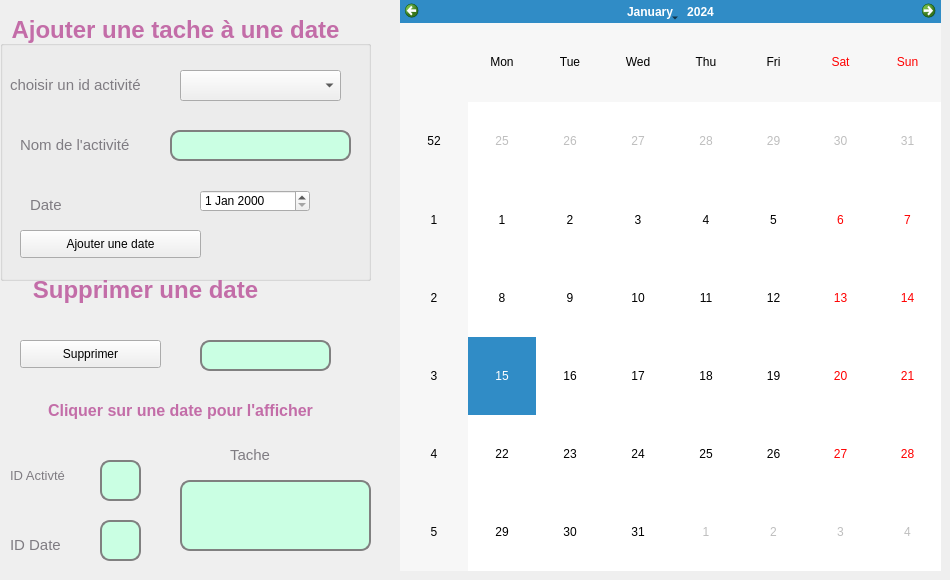
     <widget class="QWidget" name="page_3">
      <widget class="QCalendarWidget" name="calendarWidget">
       <property name="geometry">
        <rect>
         <x>400</x>
         <y>0</y>
         <width>541</width>
         <height>571</height>
        </rect>
       </property>
      </widget>
      <widget class="QGroupBox" name="groupBox_4">
       <property name="geometry">
        <rect>
         <x>0</x>
         <y>40</y>
         <width>371</width>
         <height>241</height>
        </rect>
       </property>
       <property name="title">
        <string/>
       </property>
       <widget class="QLabel" name="label_90">
        <property name="geometry">
         <rect>
          <x>10</x>
          <y>30</y>
          <width>181</width>
          <height>31</height>
         </rect>
        </property>
        <property name="styleSheet">
         <string notr="true">color:rgb(127, 124, 130);
font: 8pt &quot;Tahoma&quot;;
 font-family: Arial, sans-serif;</string>
        </property>
        <property name="text">
         <string>&lt;html&gt;&lt;head/&gt;&lt;body&gt;&lt;p&gt;&lt;span style=&quot; font-size:11pt;&quot;&gt;choisir un id activité&lt;/span&gt;&lt;/p&gt;&lt;/body&gt;&lt;/html&gt;</string>
        </property>
       </widget>
       <widget class="QLabel" name="label_94">
        <property name="geometry">
         <rect>
          <x>30</x>
          <y>150</y>
          <width>81</width>
          <height>31</height>
         </rect>
        </property>
        <property name="styleSheet">
         <string notr="true">color:rgb(127, 124, 130);
font: 8pt &quot;Tahoma&quot;;
 font-family: Arial, sans-serif;</string>
        </property>
        <property name="text">
         <string>&lt;html&gt;&lt;head/&gt;&lt;body&gt;&lt;p&gt;&lt;span style=&quot; font-size:11pt;&quot;&gt;Date&lt;/span&gt;&lt;/p&gt;&lt;/body&gt;&lt;/html&gt;</string>
        </property>
       </widget>
       <widget class="QComboBox" name="comboBoxcalander">
        <property name="geometry">
         <rect>
          <x>180</x>
          <y>30</y>
          <width>161</width>
          <height>31</height>
         </rect>
        </property>
        <property name="styleSheet">
         <string notr="true">background: #F0D9FF;
 border-radius: 10px; 

/*border: 1px solid rgb(50,50,50);
Écrire à Amine Mozrani
</string>
        </property>
       </widget>
       <widget class="QLineEdit" name="nom">
        <property name="geometry">
         <rect>
          <x>170</x>
          <y>90</y>
          <width>181</width>
          <height>31</height>
         </rect>
        </property>
        <property name="styleSheet">
         <string notr="true">QLineEdit{ 
                                        background-color:rgb(202, 255, 227);
                                        border: 2px solid gray;
                                        border-radius: 10px;
                                        padding: 0 8px;
                                        selection-background-color: darkgray;
                                        font-size: 16px;}
                                        QLineEdit:focus { 
                                        background-color:rgb(192, 192, 255);}</string>
        </property>
        <property name="readOnly">
         <bool>true</bool>
        </property>
       </widget>
       <widget class="QDateEdit" name="dateEdit">
        <property name="geometry">
         <rect>
          <x>200</x>
          <y>150</y>
          <width>110</width>
          <height>22</height>
         </rect>
        </property>
        <property name="styleSheet">
         <string notr="true"/>
        </property>
       </widget>
       <widget class="QPushButton" name="ajoutDate">
        <property name="geometry">
         <rect>
          <x>20</x>
          <y>190</y>
          <width>181</width>
          <height>28</height>
         </rect>
        </property>
        <property name="text">
         <string>Ajouter une date</string>
        </property>
       </widget>
       <widget class="QLabel" name="label_93">
        <property name="geometry">
         <rect>
          <x>20</x>
          <y>90</y>
          <width>131</width>
          <height>31</height>
         </rect>
        </property>
        <property name="styleSheet">
         <string notr="true">color:rgb(127, 124, 130);
font: 8pt &quot;Tahoma&quot;;
 font-family: Arial, sans-serif;</string>
        </property>
        <property name="text">
         <string>&lt;html&gt;&lt;head/&gt;&lt;body&gt;&lt;p&gt;&lt;span style=&quot; font-size:11pt;&quot;&gt;Nom de l'activité&lt;/span&gt;&lt;/p&gt;&lt;/body&gt;&lt;/html&gt;</string>
        </property>
       </widget>
      </widget>
      <widget class="QLineEdit" name="nom_activite">
       <property name="geometry">
        <rect>
         <x>100</x>
         <y>460</y>
         <width>41</width>
         <height>41</height>
        </rect>
       </property>
       <property name="styleSheet">
        <string notr="true">QLineEdit{ 
                                        background-color:rgb(202, 255, 227);
                                        border: 2px solid gray;
                                        border-radius: 10px;
                                        padding: 0 8px;
                                        selection-background-color: darkgray;
                                        font-size: 16px;}
                                        QLineEdit:focus { 
                                        background-color:rgb(192, 192, 255);}</string>
       </property>
       <property name="readOnly">
        <bool>true</bool>
       </property>
      </widget>
      <widget class="QLineEdit" name="id_date">
       <property name="geometry">
        <rect>
         <x>100</x>
         <y>520</y>
         <width>41</width>
         <height>41</height>
        </rect>
       </property>
       <property name="styleSheet">
        <string notr="true">QLineEdit{ 
                                        background-color:rgb(202, 255, 227);
                                        border: 2px solid gray;
                                        border-radius: 10px;
                                        padding: 0 8px;
                                        selection-background-color: darkgray;
                                        font-size: 16px;}
                                        QLineEdit:focus { 
                                        background-color:rgb(192, 192, 255);}</string>
       </property>
       <property name="readOnly">
        <bool>true</bool>
       </property>
      </widget>
      <widget class="QLineEdit" name="nom_activite_2">
       <property name="geometry">
        <rect>
         <x>180</x>
         <y>480</y>
         <width>191</width>
         <height>71</height>
        </rect>
       </property>
       <property name="styleSheet">
        <string notr="true">QLineEdit{ 
                                        background-color:rgb(202, 255, 227);
                                        border: 2px solid gray;
                                        border-radius: 10px;
                                        padding: 0 8px;
                                        selection-background-color: darkgray;
                                        font-size: 16px;}
                                        QLineEdit:focus { 
                                        background-color:rgb(192, 192, 255);}</string>
       </property>
       <property name="readOnly">
        <bool>true</bool>
       </property>
      </widget>
      <widget class="QLabel" name="label_95">
       <property name="geometry">
        <rect>
         <x>10</x>
         <y>460</y>
         <width>81</width>
         <height>31</height>
        </rect>
       </property>
       <property name="styleSheet">
        <string notr="true">color:rgb(127, 124, 130);
font: 8pt &quot;Tahoma&quot;;
 font-family: Arial, sans-serif;</string>
       </property>
       <property name="text">
        <string>&lt;html&gt;&lt;head/&gt;&lt;body&gt;&lt;p&gt;&lt;span style=&quot; font-size:10pt;&quot;&gt;ID Activté&lt;/span&gt;&lt;/p&gt;&lt;/body&gt;&lt;/html&gt;</string>
       </property>
      </widget>
      <widget class="QLabel" name="label_96">
       <property name="geometry">
        <rect>
         <x>10</x>
         <y>530</y>
         <width>81</width>
         <height>31</height>
        </rect>
       </property>
       <property name="styleSheet">
        <string notr="true">color:rgb(127, 124, 130);
font: 8pt &quot;Tahoma&quot;;
 font-family: Arial, sans-serif;</string>
       </property>
       <property name="text">
        <string>&lt;html&gt;&lt;head/&gt;&lt;body&gt;&lt;p&gt;&lt;span style=&quot; font-size:11pt;&quot;&gt;ID Date&lt;/span&gt;&lt;/p&gt;&lt;/body&gt;&lt;/html&gt;</string>
       </property>
      </widget>
      <widget class="QLabel" name="label_97">
       <property name="geometry">
        <rect>
         <x>230</x>
         <y>440</y>
         <width>71</width>
         <height>31</height>
        </rect>
       </property>
       <property name="styleSheet">
        <string notr="true">color:rgb(127, 124, 130);
font: 8pt &quot;Tahoma&quot;;
 font-family: Arial, sans-serif;</string>
       </property>
       <property name="text">
        <string>&lt;html&gt;&lt;head/&gt;&lt;body&gt;&lt;p&gt;&lt;span style=&quot; font-size:11pt;&quot;&gt;Tache&lt;/span&gt;&lt;/p&gt;&lt;/body&gt;&lt;/html&gt;</string>
       </property>
      </widget>
      <widget class="QPushButton" name="supprimer_calendrier">
       <property name="geometry">
        <rect>
         <x>20</x>
         <y>340</y>
         <width>141</width>
         <height>28</height>
        </rect>
       </property>
       <property name="text">
        <string>Supprimer</string>
       </property>
      </widget>
      <widget class="QLineEdit" name="supp_calendrier">
       <property name="geometry">
        <rect>
         <x>200</x>
         <y>340</y>
         <width>131</width>
         <height>31</height>
        </rect>
       </property>
       <property name="styleSheet">
        <string notr="true">QLineEdit{ 
                                        background-color:rgb(202, 255, 227);
                                        border: 2px solid gray;
                                        border-radius: 10px;
                                        padding: 0 8px;
                                        selection-background-color: darkgray;
                                        font-size: 16px;}
                                        QLineEdit:focus { 
                                        background-color:rgb(192, 192, 255);}</string>
       </property>
      </widget>
      <widget class="QLabel" name="label_15">
       <property name="geometry">
        <rect>
         <x>-20</x>
         <y>380</y>
         <width>401</width>
         <height>61</height>
        </rect>
       </property>
       <property name="styleSheet">
        <string notr="true">text-shadow: 5px 5px 5px black;
color:rgb(0, 0, 0);
 font-family: Arial, sans-serif;
  font-size: 24px;
  font-weight: bold;</string>
       </property>
       <property name="text">
        <string>&lt;html&gt;&lt;head/&gt;&lt;body&gt;&lt;p align=&quot;center&quot;&gt;&lt;span style=&quot; font-size:12pt; color:#c36da8;&quot;&gt;Cliquer sur une date pour l'afficher&lt;/span&gt;&lt;/p&gt;&lt;/body&gt;&lt;/html&gt;</string>
       </property>
      </widget>
      <widget class="QLabel" name="label_17">
       <property name="geometry">
        <rect>
         <x>0</x>
         <y>0</y>
         <width>351</width>
         <height>61</height>
        </rect>
       </property>
       <property name="styleSheet">
        <string notr="true">text-shadow: 5px 5px 5px black;
color:rgb(0, 0, 0);
 font-family: Arial, sans-serif;
  font-size: 24px;
  font-weight: bold;</string>
       </property>
       <property name="text">
        <string>&lt;html&gt;&lt;head/&gt;&lt;body&gt;&lt;p align=&quot;center&quot;&gt;&lt;span style=&quot; color:#c36da8;&quot;&gt;Ajouter une tache à une date&lt;/span&gt;&lt;/p&gt;&lt;/body&gt;&lt;/html&gt;</string>
       </property>
      </widget>
      <widget class="QLabel" name="label_18">
       <property name="geometry">
        <rect>
         <x>-10</x>
         <y>260</y>
         <width>311</width>
         <height>61</height>
        </rect>
       </property>
       <property name="styleSheet">
        <string notr="true">text-shadow: 5px 5px 5px black;
color:rgb(0, 0, 0);
 font-family: Arial, sans-serif;
  font-size: 24px;
  font-weight: bold;</string>
       </property>
       <property name="text">
        <string>&lt;html&gt;&lt;head/&gt;&lt;body&gt;&lt;p align=&quot;center&quot;&gt;&lt;span style=&quot; color:#c36da8;&quot;&gt;Supprimer une date&lt;/span&gt;&lt;/p&gt;&lt;/body&gt;&lt;/html&gt;</string>
       </property>
      </widget>
     </widget>
